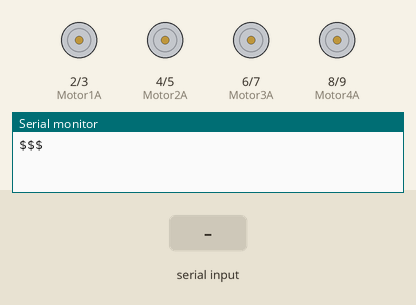
Bench run of a sketch on a simulated Arduino Mega 2560, built with avr-gcc and run on an emulated ATmega2560. Parts: motor-driver pin pairs drawn as motors (green arrow = first pin HIGH = forward, orange = second pin HIGH = backward, longer = more drive), the last lines printed to the serial monitor. Inputs (shaded band) come from the test bench.

Above: at 1.3 s.
1.4 s: "F" received over the second serial link
At 2.1 s:
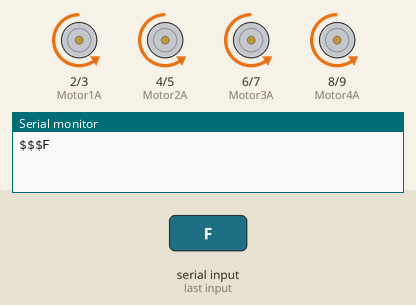
2.9 s: "B" received over the second serial link
At 3.2 s:
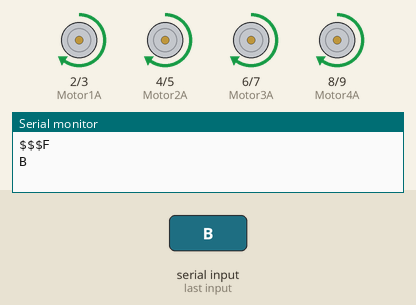
4.4 s: "L" received over the second serial link
At 5.6 s:
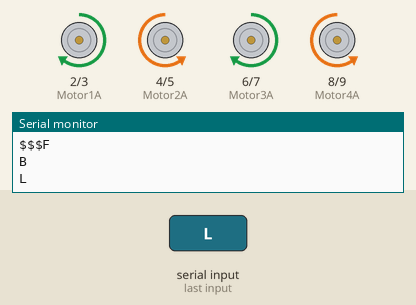
5.9 s: "R" received over the second serial link
At 6.7 s:
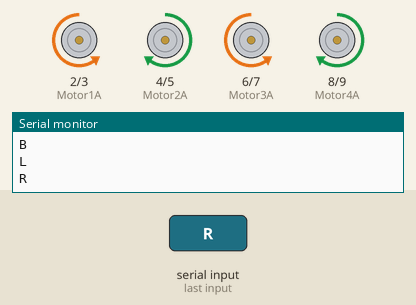
7.4 s: "G" received over the second serial link
At 7.8 s:
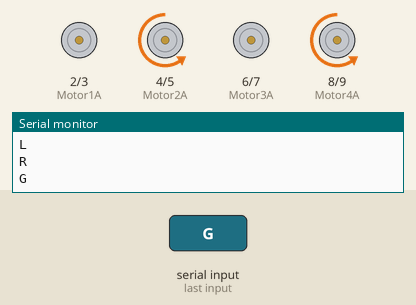
8.9 s: "I" received over the second serial link
At 10.2 s:
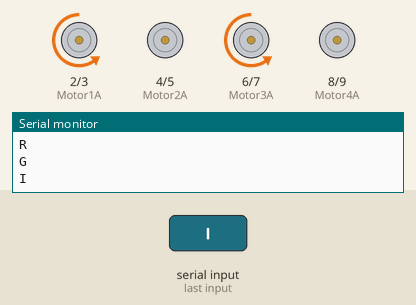
Timing chart, 0 to 11.4 s (numbered marks = the images above; inputs shaded):
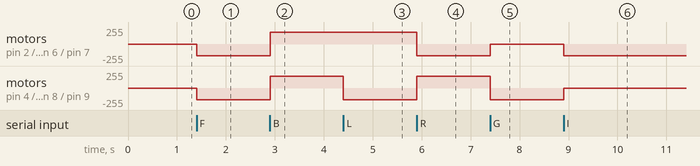

Measured:
- after the input at 1.4 s, motor on pin 2 (Motor1A) / pin 3 (Motor1B), motor on pin 4 (Motor2A) / pin 5 (Motor2B), motor on pin 6 (Motor3A) / pin 7 (Motor3B), motor on pin 8 (Motor4A) / pin 9 (Motor4B): stopped → backward 175/255 at once
- after the input at 2.9 s, motor on pin 2 (Motor1A) / pin 3 (Motor1B), motor on pin 4 (Motor2A) / pin 5 (Motor2B), motor on pin 6 (Motor3A) / pin 7 (Motor3B), motor on pin 8 (Motor4A) / pin 9 (Motor4B): backward 175/255 → forward 175/255 at once
- after the input at 4.4 s, motor on pin 4 (Motor2A) / pin 5 (Motor2B), motor on pin 8 (Motor4A) / pin 9 (Motor4B): forward 175/255 → backward 175/255 at once
- after the input at 5.9 s, motor on pin 2 (Motor1A) / pin 3 (Motor1B), motor on pin 6 (Motor3A) / pin 7 (Motor3B): forward 175/255 → backward 175/255 at once; motor on pin 4 (Motor2A) / pin 5 (Motor2B), motor on pin 8 (Motor4A) / pin 9 (Motor4B): backward 175/255 → forward 175/255 at once
- after the input at 7.4 s, motor on pin 2 (Motor1A) / pin 3 (Motor1B), motor on pin 6 (Motor3A) / pin 7 (Motor3B): backward 175/255 → stopped at once; motor on pin 4 (Motor2A) / pin 5 (Motor2B), motor on pin 8 (Motor4A) / pin 9 (Motor4B): forward 175/255 → backward 175/255 at once
- after the input at 8.9 s, motor on pin 2 (Motor1A) / pin 3 (Motor1B), motor on pin 6 (Motor3A) / pin 7 (Motor3B): stopped → backward 175/255 at once; motor on pin 4 (Motor2A) / pin 5 (Motor2B), motor on pin 8 (Motor4A) / pin 9 (Motor4B): backward 175/255 → stopped at once

The sketch:

Xe.ino
```cpp
#include <SoftwareSerial.h>

char toSend = 0;
int speed=7;
int rad=0;

int Motor1A = 2;
int Motor1B = 3;

int Motor2A = 4;
int Motor2B = 5;

int Motor3A = 6;
int Motor3B = 7;

int Motor4A = 8;
int Motor4B = 9;

void setup()
{
  Serial.begin(9600);
  Serial3.begin(9600);
  Serial.print("$$$");
  delay(100);
  pinMode( Motor1A, OUTPUT );
  pinMode( Motor1B, OUTPUT );
  digitalWrite( Motor1A, LOW );
  digitalWrite( Motor1B, LOW );
  pinMode( Motor2A, OUTPUT );
  pinMode( Motor2B, OUTPUT );
  digitalWrite( Motor2A, LOW );
  digitalWrite( Motor2B, LOW );
  pinMode( Motor3A, OUTPUT );
  pinMode( Motor3B, OUTPUT );
  digitalWrite( Motor3A, LOW );
  digitalWrite( Motor3B, LOW );
  pinMode( Motor4A, OUTPUT );
  pinMode( Motor4B, OUTPUT );
  digitalWrite( Motor4A, LOW );
  digitalWrite( Motor4B, LOW );
}

int flag1 = -1;
int flag2 = -1;


void loop()
{
  if (Serial3.available()>0)
  {
    toSend = (char)Serial3.read();
    Serial.println(toSend);
    if (toSend >= '0' && toSend <= '9')
    {
      speed=(int)toSend-47;
      Serial.println(speed);
    }
    if (toSend == 'S')
    {
      Stop();
    }
    if (toSend == 'F')
    {
      Up();
    }
    if (toSend == 'B')
    {
      Down();
    }
    if (toSend == 'L')
    {
       LeftUp(0);
    }
    if (toSend == 'R')
    {
      RightUp(0);
    }
    if (toSend == 'G')
    {
      LeftUp(1);
    }
    if (toSend == 'I')
    {
      RightUp(1);
    }
    if (toSend == 'H')
    {
      LeftDown();
    }
    if (toSend == 'J')
    {
      RightDown();
    }
  }
}
//upleft g - i
//down h - j
//ledtruoc w
//ledsau u
//loa v
void Up(){
    analogWrite( Motor1A, LOW );
    analogWrite( Motor1B, 25*speed );
    analogWrite( Motor2A, LOW );
    analogWrite( Motor2B, 25*speed );
    analogWrite( Motor3A, LOW );
    analogWrite( Motor3B, 25*speed );
    analogWrite( Motor4A, LOW );
    analogWrite( Motor4B, 25*speed );
}

void Down(){
    analogWrite( Motor1A, 25*speed );
    analogWrite( Motor1B, LOW );
    analogWrite( Motor2A, 25*speed );
    analogWrite( Motor2B, LOW );
    analogWrite( Motor3A, 25*speed );
    analogWrite( Motor3B, LOW );
    analogWrite( Motor4A, 25*speed );
    analogWrite( Motor4B, LOW );
}

void LeftUp(int is){
    if(is==0){
        analogWrite( Motor1A, 25*speed );
        analogWrite( Motor1B, 0 );
        analogWrite( Motor2A, 0 );
        analogWrite( Motor2B, 25*speed );
        analogWrite( Motor3A, 25*speed );
        analogWrite( Motor3B, 0 );
        analogWrite( Motor4A, 0 );
        analogWrite( Motor4B, 25*speed );
    }else{
        analogWrite( Motor1A, 10*rad );
        analogWrite( Motor1B, 10*rad );
        analogWrite( Motor2A, 10*rad );
        analogWrite( Motor2B, 25*speed );
        analogWrite( Motor3A, 10*rad );
        analogWrite( Motor3B, 10*rad );
        analogWrite( Motor4A, 10*rad );
        analogWrite( Motor4B, 25*speed );
    }
}

void RightUp(int is){
    if(is==0){
        analogWrite( Motor1A, 0 );
        analogWrite( Motor1B, 25*speed );
        analogWrite( Motor2A, 25*speed );
        analogWrite( Motor2B, 0 );
        analogWrite( Motor3A, 0 );
        analogWrite( Motor3B, 25*speed );
        analogWrite( Motor4A, 25*speed );
        analogWrite( Motor4B, 0 );
    }else{
        analogWrite( Motor1A, 10*rad );
        analogWrite( Motor1B, 25*speed );
        analogWrite( Motor2A, 10*rad );
        analogWrite( Motor2B, 10*rad );
        analogWrite( Motor3A, 10*rad );
        analogWrite( Motor3B, 25*speed );
        analogWrite( Motor4A, 10*rad );
        analogWrite( Motor4B, 10*rad );
    }
}

void RightDown(){
      analogWrite( Motor1A, 25*speed );
      analogWrite( Motor1B, 10*rad );
      analogWrite( Motor2A, 10*rad );
      analogWrite( Motor2B, 10*rad );
      analogWrite( Motor3A, 25*speed );
      analogWrite( Motor3B, 10*rad );
      analogWrite( Motor4A, 10*rad );
      analogWrite( Motor4B, 10*rad );
}

void LeftDown(){
      analogWrite( Motor1A, 10*rad );
      analogWrite( Motor1B, 10*rad );
      analogWrite( Motor2A, 25*speed );
      analogWrite( Motor2B, 10*rad );
      analogWrite( Motor3A, 10*rad );
      analogWrite( Motor3B, 10*rad );
      analogWrite( Motor4A, 25*speed );
      analogWrite( Motor4B, 10*rad );
}

void Stop(){
      digitalWrite( Motor1A, LOW );
      digitalWrite( Motor2A, LOW );
      digitalWrite( Motor3A, LOW );
      digitalWrite( Motor4A, LOW );
      digitalWrite( Motor1B, LOW );
      digitalWrite( Motor2B, LOW );
      digitalWrite( Motor3B, LOW );
      digitalWrite( Motor4B, LOW );
}
```
